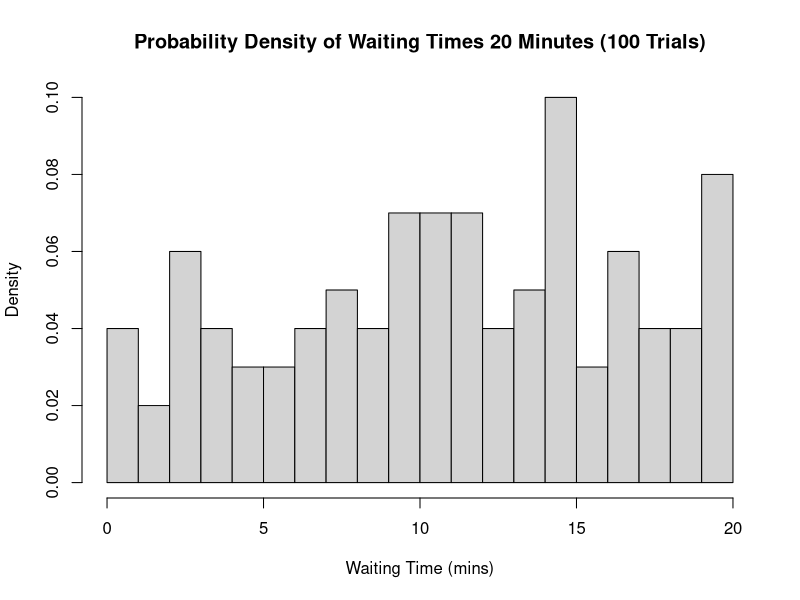
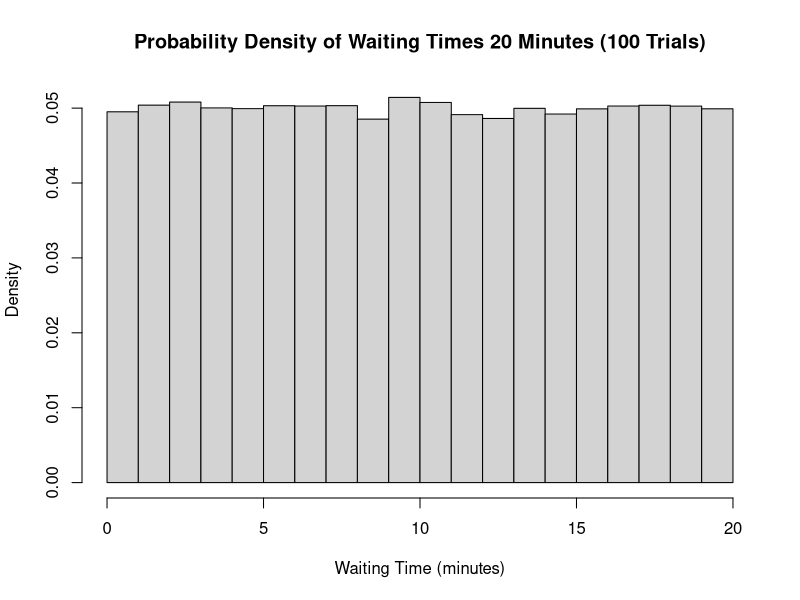
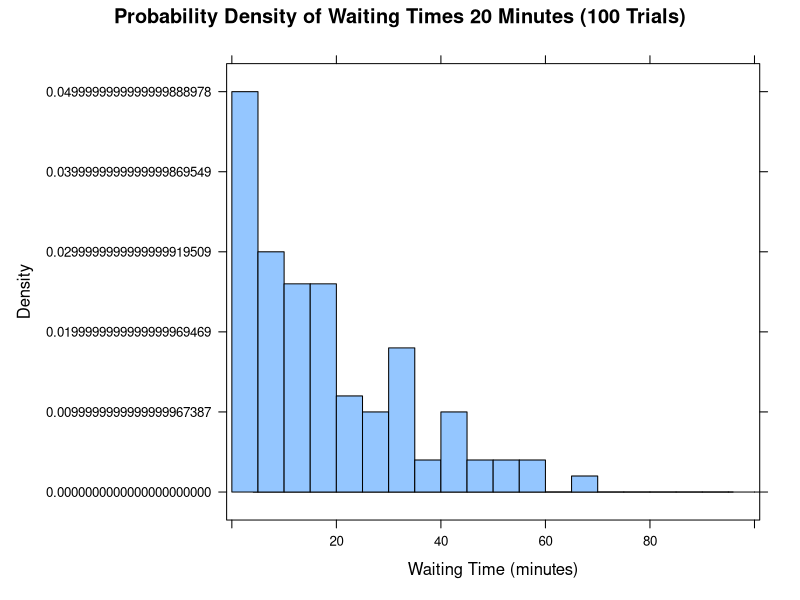
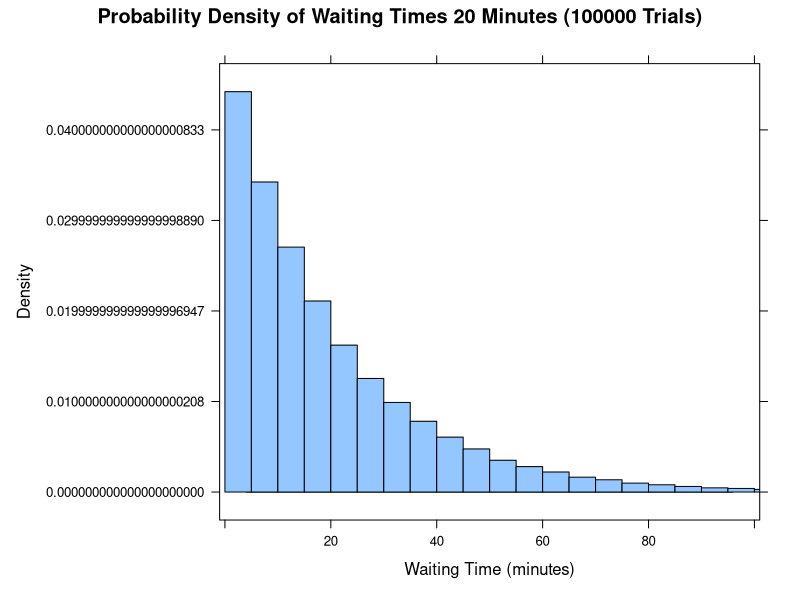

Write R code to recreate these figures, in order.
## Lab8
## David Cho
## A01351217

library(lattice)

runif(n=1, min=0, max=20)
options(digits=20)
runif(n=1, min=0, max=20)

# the time T between incoming requests to a web server is exponentially distributed with mean = 0.0125 seconds.
# find the probability that T < 0.0125
pexp(0.0125, rate=1/0.0125) 
# find median value of T
qexp(0.5, rate=1/0.0125)
## find probability that T > 0.50
1 - pexp(0.50, rate=1/0.0125)

# let x = amount of time (in hours) a student spends studying
# Suppose x is normally distributed with mean of 20.0 and standarad deviation of 5.0

# find the probability that x>35.0
1 - pnorm(35.0, mean=20.0, sd=5.0)
# find the iqr range of x
qnorm(0.75, mean=20.0, sd=5.0) - qnorm(0.25, mean=20.0, sd=5.0)


## Q1 Generate an appropriately labelled histogram showing the probability density of
## waiting times 𝑋 based on 𝑚 = 100 trials. Use 1-minute class widths starting from
## 𝑋 = 0. Use the simulated 𝑋 values to estimate the probability that a person waits
## less than 6 minutes for the bus.


waiting_times1 <- runif(n=100, min=0, max=20)

# waiting_times1_filtered <- waiting_times1[waiting_times1 < 6]

hist(waiting_times1, breaks=seq(0, 20, by=1),
     probability=TRUE, 
     xlab="Waiting Time (mins)", 
     ylab="Density", 
     main="Probability Density of Waiting Times 20 Minutes (100 Trials)")

prob_less_6_1 <- mean(waiting_times1 < 6)
print(prob_less_6_1)


## Q2 Now make a second histogram using 𝑚 = 10^5 trials. Explain how and why the two
## histograms differ. Using the simulated X values to estimate the probability that a
## person waits less than 6 minutes for the bus.
waiting_times1 <- runif(n=100000, min=0, max=20)


# waiting_times1_filtered <- waiting_times1[waiting_times1 < 6]

# Create histogram
hist(waiting_times1, breaks=seq(0, 20, by=1),
     probability=TRUE, 
     xlab="Waiting Time (minutes)", 
     ylab="Density", 
     main="Probability Density of Waiting Times 20 Minutes (100 Trials)")

prob_less_6_1 <- mean(waiting_times1 < 6)
print(prob_less_6_1)

## Q3 Determine the theoretical probability that a person waits less than 6 minutes for the bus
theoretical_prob <- 1 - exp(-6/20)
print(theoretical_prob)

print(1-exp(-0.0125/0.0125))
print(1-exp(-0.5/0.0125))

## Q4 Use pexp determine the probability that a person waits less than 6 minutes,
## assuming that the waiting time 𝑋 follows an exponential distribution with mean 𝛽 =
## 20 minutes.
pexp(6, rate=1/20,lower.tail = TRUE, log.p = FALSE)

## Q5 Assuming the mean waiting time is 20 minutes and that 𝑋 follows an exponential
## distribution, use qexp to determine the median waiting time. 
## Hint: 50%. How does the median compare to the mean? Explain why in terms of skewness
qexp(0.5, rate=1/20, lower.tail = TRUE, log.p = FALSE)

## Q6.a
## The probability of waiting less than 10 minutes for a bus. [0.3934693]
pexp(10, rate=1/20, lower.tail = TRUE, log.p = FALSE)

## Q6.b
## The probability of waiting more than 15 minutes for a bus. [0.4723666]
1 - pexp(15, rate=1/20, lower.tail = TRUE, log.p = FALSE)

## 6.c
## The probability of waiting between 5 and 10 minutes for a bus. [0.1722701]
pexp(10, rate=1/20, lower.tail = TRUE, log.p = FALSE) - pexp(5, rate=1/20, lower.tail = TRUE, log.p = FALSE)


## Q7. Use rexp to generate appropriately-labelled histograms showing the frequency of
## waiting times (𝑋) between buses where 𝑋 is exponential distributed with mean 
## 𝛽 = 20. Use the same classes (i.e., breaks) for each, and use:
##      i. 𝑚 = 100 trials
##      ii. 𝑚 = 105 trials
## Do both distributions look exponential? Explain.
waiting_times1 <- rexp(n=100, rate=1/20)

histogram(waiting_times1, right=FALSE,
          breaks=seq(0, 500, by=5),
          type="density",
          xlim=c(-1,101),
          xlab="Waiting Time (minutes)", 
          ylab="Density", 
          main="Probability Density of Waiting Times 20 Minutes (100 Trials)")

waiting_times2 <- rexp(n=100000, rate=1/20)
histogram(waiting_times2, right=FALSE,
          breaks=seq(0, 500, by=5),
          type="density",
          xlim=c(-1,101),
          xlab="Waiting Time (minutes)", 
          ylab="Density", 
          main="Probability Density of Waiting Times 20 Minutes (100000 Trials)")

## Q.8 Using 𝑚 = 10^5 trials, find the probability that a person waits less than 6 minutes
## (assuming wait times are exponentially distributed with mean 𝛽 = 20 minutes).
## Note: this is the simulation version of question 4, so your result should be very similar.
waiting_times2 <- rexp(n=100000, rate=1/20)
print(mean(waiting_times2 < 6))

## Q.9 Use a formula from Lecture 5 to find the probability that a person will wait less than
## 6 minutes for a bus when the waiting times for buses follow an exponential
## distribution with mean 20 minutes.
print(pexp(6, rate=1/20, lower.tail = TRUE, log.p = FALSE))

## Q.10 he measured voltage, 𝑋, of batteries manufactured by a company follows a normal
## distribution with mean 9.01 V and standard deviation 0.05 V. Find the following

## Q.10a. The probability that 𝑋 is less than 9.03V [0.6554217]
options(digits=7)
pnorm(9.03, mean=9.01, sd=0.05)

## Q.10b. The probability that 𝑋 exceeds 9.02V [0.4207403]
options(digits=7)
1 - pnorm(9.02, mean=9.01, sd=0.05)

## Q.10-c. The probability that 𝑋 is between 8.9V and 9.1V [0.9501662]
options(digits=7)
pnorm(9.1, mean=9.01, sd=0.05) - pnorm(8.9, mean=9.01, sd=0.05)

## Q.11 The measured voltage 𝑋 of batteries manufactured by a company follow a normal
# distribution with mean 9.01 V and standard deviation 0.05 V. Find the following.

## Q.11a The voltage that is larger than 95% of measured voltages [9.092243]
qnorm(0.95, mean=9.01, sd=0.05)

## Q.11b The voltage that is lower than 95% of measured voltages [8.927757]
qnorm(0.05, mean=9.01, sd=0.05)

## Q.11c The 25th percentile voltage [8.976276]
qnorm(0.25, mean=9.01, sd=0.05)

## Q.12 Suppose the battery manufacturer will ship batteries whose measured voltages are
## between 8.9V and 9.1V. Give a command that returns the probability that a
## randomly selected battery can be shipped, based on:
## a. 𝑚 = 100 simulated trials
## b. 𝑚 = 100000 simulated trials
## [Note: this a simulation of the question in 10c, so your answers should be very similar.]

voltages1 <- rnorm(n=100, mean=9.01, sd=0.05)
voltages1_filtered <- voltages1[voltages1 > 8.9 & voltages1 < 9.1]
prob_voltages1 <- length(voltages1_filtered) / length(voltages1)
print(prob_voltages1)

voltages2 <- rnorm(n=100000, mean=9.01, sd=0.05)
voltages2_filtered <- voltages2[voltages2 > 8.9 & voltages2 < 9.1]
prob_voltages2 <- length(voltages2_filtered) / length(voltages2)
print(prob_voltages2)


## Q.13 Now use the formulas and tables from lecture to find the proportion of
## manufactured batteries that can be shipped – again your numbers should be very similar.

pnorm(9.1, mean=9.01, sd=0.05) - pnorm(8.9, mean=9.01, sd=0.05)



